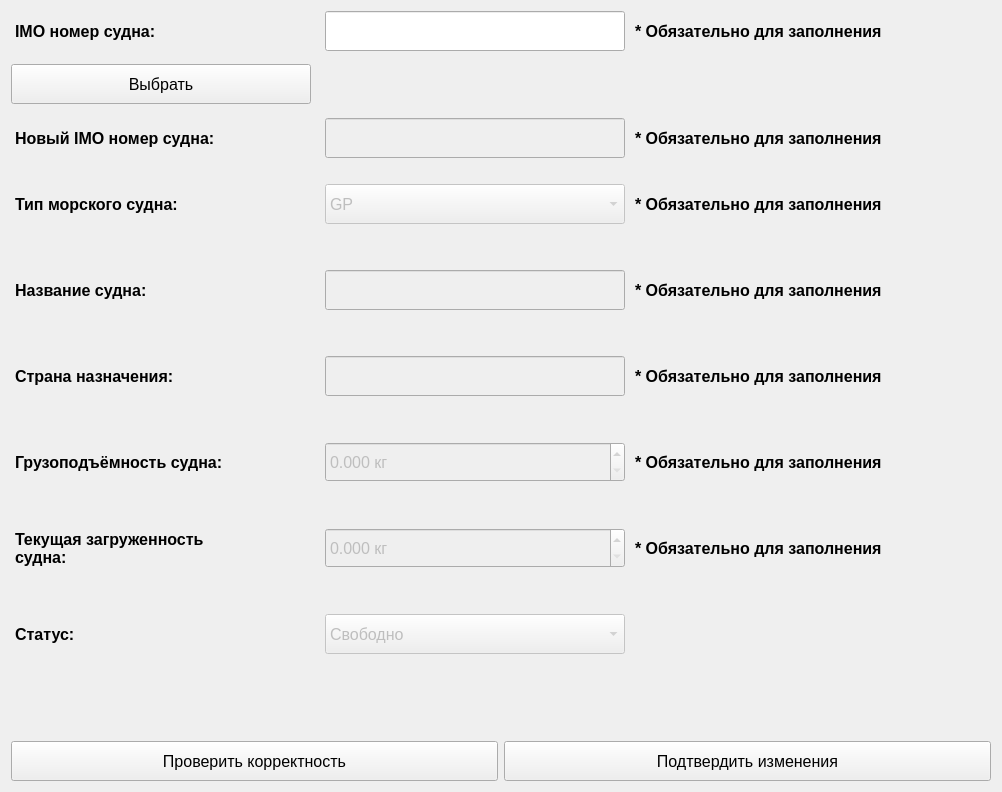
      <widget class="QWidget" name="scrollAreaWidgetContents_8">
       <property name="geometry">
        <rect>
         <x>0</x>
         <y>0</y>
         <width>1002</width>
         <height>792</height>
        </rect>
       </property>
       <layout class="QVBoxLayout" name="verticalLayout_8">
        <item>
         <layout class="QHBoxLayout" name="horizontalLayout_195">
          <item>
           <widget class="QLabel" name="ship_IMO_update_label">
            <property name="sizePolicy">
             <sizepolicy hsizetype="Fixed" vsizetype="Fixed">
              <horstretch>0</horstretch>
              <verstretch>0</verstretch>
             </sizepolicy>
            </property>
            <property name="minimumSize">
             <size>
              <width>300</width>
              <height>40</height>
             </size>
            </property>
            <property name="font">
             <font>
              <pointsize>12</pointsize>
              <bold>true</bold>
             </font>
            </property>
            <property name="text">
             <string>IMO номер судна:</string>
            </property>
           </widget>
          </item>
          <item>
           <widget class="QLineEdit" name="ship_IMO_update_edit">
            <property name="sizePolicy">
             <sizepolicy hsizetype="Fixed" vsizetype="Fixed">
              <horstretch>0</horstretch>
              <verstretch>0</verstretch>
             </sizepolicy>
            </property>
            <property name="minimumSize">
             <size>
              <width>300</width>
              <height>40</height>
             </size>
            </property>
            <property name="font">
             <font>
              <pointsize>12</pointsize>
             </font>
            </property>
           </widget>
          </item>
          <item>
           <widget class="QLabel" name="ship_IMO_update_note_label">
            <property name="sizePolicy">
             <sizepolicy hsizetype="Fixed" vsizetype="Fixed">
              <horstretch>0</horstretch>
              <verstretch>0</verstretch>
             </sizepolicy>
            </property>
            <property name="minimumSize">
             <size>
              <width>350</width>
              <height>40</height>
             </size>
            </property>
            <property name="font">
             <font>
              <pointsize>12</pointsize>
              <bold>true</bold>
             </font>
            </property>
            <property name="text">
             <string>* Обязательно для заполнения</string>
            </property>
           </widget>
          </item>
         </layout>
        </item>
        <item>
         <layout class="QHBoxLayout" name="horizontalLayout_201">
          <item>
           <widget class="QPushButton" name="ship_choose_update_button">
            <property name="enabled">
             <bool>true</bool>
            </property>
            <property name="minimumSize">
             <size>
              <width>300</width>
              <height>40</height>
             </size>
            </property>
            <property name="maximumSize">
             <size>
              <width>300</width>
              <height>16777215</height>
             </size>
            </property>
            <property name="font">
             <font>
              <pointsize>12</pointsize>
             </font>
            </property>
            <property name="text">
             <string>Выбрать</string>
            </property>
           </widget>
          </item>
          <item>
           <widget class="QLabel" name="ship_choose_update_label">
            <property name="minimumSize">
             <size>
              <width>650</width>
              <height>40</height>
             </size>
            </property>
            <property name="font">
             <font>
              <pointsize>12</pointsize>
              <bold>true</bold>
             </font>
            </property>
            <property name="text">
             <string/>
            </property>
           </widget>
          </item>
         </layout>
        </item>
        <item>
         <layout class="QHBoxLayout" name="horizontalLayout_254">
          <item>
           <widget class="QLabel" name="new_IMO_update_label">
            <property name="sizePolicy">
             <sizepolicy hsizetype="Fixed" vsizetype="Fixed">
              <horstretch>0</horstretch>
              <verstretch>0</verstretch>
             </sizepolicy>
            </property>
            <property name="minimumSize">
             <size>
              <width>300</width>
              <height>40</height>
             </size>
            </property>
            <property name="font">
             <font>
              <pointsize>12</pointsize>
              <bold>true</bold>
             </font>
            </property>
            <property name="text">
             <string>Новый IMO номер судна:</string>
            </property>
           </widget>
          </item>
          <item>
           <widget class="QLineEdit" name="new_IMO_update_edit">
            <property name="enabled">
             <bool>false</bool>
            </property>
            <property name="sizePolicy">
             <sizepolicy hsizetype="Fixed" vsizetype="Fixed">
              <horstretch>0</horstretch>
              <verstretch>0</verstretch>
             </sizepolicy>
            </property>
            <property name="minimumSize">
             <size>
              <width>300</width>
              <height>40</height>
             </size>
            </property>
            <property name="font">
             <font>
              <pointsize>12</pointsize>
             </font>
            </property>
           </widget>
          </item>
          <item>
           <widget class="QLabel" name="new_IMO_update_note_label">
            <property name="sizePolicy">
             <sizepolicy hsizetype="Fixed" vsizetype="Fixed">
              <horstretch>0</horstretch>
              <verstretch>0</verstretch>
             </sizepolicy>
            </property>
            <property name="minimumSize">
             <size>
              <width>350</width>
              <height>40</height>
             </size>
            </property>
            <property name="font">
             <font>
              <pointsize>12</pointsize>
              <bold>true</bold>
             </font>
            </property>
            <property name="text">
             <string>* Обязательно для заполнения</string>
            </property>
           </widget>
          </item>
         </layout>
        </item>
        <item>
         <layout class="QHBoxLayout" name="horizontalLayout_248">
          <item>
           <widget class="QLabel" name="ship_type_update_label">
            <property name="sizePolicy">
             <sizepolicy hsizetype="Fixed" vsizetype="Fixed">
              <horstretch>0</horstretch>
              <verstretch>0</verstretch>
             </sizepolicy>
            </property>
            <property name="minimumSize">
             <size>
              <width>300</width>
              <height>80</height>
             </size>
            </property>
            <property name="font">
             <font>
              <pointsize>12</pointsize>
              <bold>true</bold>
             </font>
            </property>
            <property name="text">
             <string>Тип морского судна:</string>
            </property>
           </widget>
          </item>
          <item>
           <widget class="QComboBox" name="ship_type_update_box">
            <property name="enabled">
             <bool>false</bool>
            </property>
            <property name="minimumSize">
             <size>
              <width>300</width>
              <height>40</height>
             </size>
            </property>
            <property name="maximumSize">
             <size>
              <width>300</width>
              <height>40</height>
             </size>
            </property>
            <property name="font">
             <font>
              <pointsize>12</pointsize>
             </font>
            </property>
            <item>
             <property name="text">
              <string>GP</string>
             </property>
            </item>
            <item>
             <property name="text">
              <string>VH</string>
             </property>
            </item>
            <item>
             <property name="text">
              <string>RE</string>
             </property>
            </item>
            <item>
             <property name="text">
              <string>UT</string>
             </property>
            </item>
            <item>
             <property name="text">
              <string>TN</string>
             </property>
            </item>
            <item>
             <property name="text">
              <string>HR</string>
             </property>
            </item>
            <item>
             <property name="text">
              <string>BU</string>
             </property>
            </item>
            <item>
             <property name="text">
              <string>PL</string>
             </property>
            </item>
            <item>
             <property name="text">
              <string>SN</string>
             </property>
            </item>
           </widget>
          </item>
          <item>
           <widget class="QLabel" name="ship_type_update_note_label">
            <property name="sizePolicy">
             <sizepolicy hsizetype="Fixed" vsizetype="Fixed">
              <horstretch>0</horstretch>
              <verstretch>0</verstretch>
             </sizepolicy>
            </property>
            <property name="minimumSize">
             <size>
              <width>350</width>
              <height>40</height>
             </size>
            </property>
            <property name="font">
             <font>
              <pointsize>12</pointsize>
              <bold>true</bold>
             </font>
            </property>
            <property name="text">
             <string>* Обязательно для заполнения</string>
            </property>
           </widget>
          </item>
         </layout>
        </item>
        <item>
         <layout class="QHBoxLayout" name="horizontalLayout_249">
          <item>
           <widget class="QLabel" name="ship_name_update_label">
            <property name="sizePolicy">
             <sizepolicy hsizetype="Fixed" vsizetype="Fixed">
              <horstretch>0</horstretch>
              <verstretch>0</verstretch>
             </sizepolicy>
            </property>
            <property name="minimumSize">
             <size>
              <width>300</width>
              <height>80</height>
             </size>
            </property>
            <property name="font">
             <font>
              <pointsize>12</pointsize>
              <bold>true</bold>
             </font>
            </property>
            <property name="text">
             <string>Название судна:</string>
            </property>
           </widget>
          </item>
          <item>
           <widget class="QLineEdit" name="ship_name_update_edit">
            <property name="enabled">
             <bool>false</bool>
            </property>
            <property name="sizePolicy">
             <sizepolicy hsizetype="Fixed" vsizetype="Fixed">
              <horstretch>0</horstretch>
              <verstretch>0</verstretch>
             </sizepolicy>
            </property>
            <property name="minimumSize">
             <size>
              <width>300</width>
              <height>40</height>
             </size>
            </property>
            <property name="font">
             <font>
              <pointsize>12</pointsize>
             </font>
            </property>
           </widget>
          </item>
          <item>
           <widget class="QLabel" name="ship_name_update_note_label">
            <property name="sizePolicy">
             <sizepolicy hsizetype="Fixed" vsizetype="Fixed">
              <horstretch>0</horstretch>
              <verstretch>0</verstretch>
             </sizepolicy>
            </property>
            <property name="minimumSize">
             <size>
              <width>350</width>
              <height>40</height>
             </size>
            </property>
            <property name="font">
             <font>
              <pointsize>12</pointsize>
              <bold>true</bold>
             </font>
            </property>
            <property name="text">
             <string>* Обязательно для заполнения</string>
            </property>
           </widget>
          </item>
         </layout>
        </item>
        <item>
         <layout class="QHBoxLayout" name="horizontalLayout_250">
          <item>
           <widget class="QLabel" name="ship_country_update_label">
            <property name="sizePolicy">
             <sizepolicy hsizetype="Fixed" vsizetype="Fixed">
              <horstretch>0</horstretch>
              <verstretch>0</verstretch>
             </sizepolicy>
            </property>
            <property name="minimumSize">
             <size>
              <width>300</width>
              <height>80</height>
             </size>
            </property>
            <property name="font">
             <font>
              <pointsize>12</pointsize>
              <bold>true</bold>
             </font>
            </property>
            <property name="text">
             <string>Страна назначения:</string>
            </property>
           </widget>
          </item>
          <item>
           <widget class="QLineEdit" name="ship_country_update_edit">
            <property name="enabled">
             <bool>false</bool>
            </property>
            <property name="sizePolicy">
             <sizepolicy hsizetype="Fixed" vsizetype="Fixed">
              <horstretch>0</horstretch>
              <verstretch>0</verstretch>
             </sizepolicy>
            </property>
            <property name="minimumSize">
             <size>
              <width>300</width>
              <height>40</height>
             </size>
            </property>
            <property name="font">
             <font>
              <pointsize>12</pointsize>
             </font>
            </property>
           </widget>
          </item>
          <item>
           <widget class="QLabel" name="ship_country_update_note_label">
            <property name="sizePolicy">
             <sizepolicy hsizetype="Fixed" vsizetype="Fixed">
              <horstretch>0</horstretch>
              <verstretch>0</verstretch>
             </sizepolicy>
            </property>
            <property name="minimumSize">
             <size>
              <width>350</width>
              <height>40</height>
             </size>
            </property>
            <property name="font">
             <font>
              <pointsize>12</pointsize>
              <bold>true</bold>
             </font>
            </property>
            <property name="text">
             <string>* Обязательно для заполнения</string>
            </property>
           </widget>
          </item>
         </layout>
        </item>
        <item>
         <layout class="QHBoxLayout" name="horizontalLayout_251">
          <item>
           <widget class="QLabel" name="ship_carrying_update_label">
            <property name="sizePolicy">
             <sizepolicy hsizetype="Fixed" vsizetype="Fixed">
              <horstretch>0</horstretch>
              <verstretch>0</verstretch>
             </sizepolicy>
            </property>
            <property name="minimumSize">
             <size>
              <width>300</width>
              <height>80</height>
             </size>
            </property>
            <property name="font">
             <font>
              <pointsize>12</pointsize>
              <bold>true</bold>
             </font>
            </property>
            <property name="text">
             <string>Грузоподъёмность судна:</string>
            </property>
           </widget>
          </item>
          <item>
           <widget class="QDoubleSpinBox" name="ship_carrying_update_spin">
            <property name="enabled">
             <bool>false</bool>
            </property>
            <property name="minimumSize">
             <size>
              <width>300</width>
              <height>40</height>
             </size>
            </property>
            <property name="maximumSize">
             <size>
              <width>300</width>
              <height>16777215</height>
             </size>
            </property>
            <property name="baseSize">
             <size>
              <width>300</width>
              <height>0</height>
             </size>
            </property>
            <property name="font">
             <font>
              <pointsize>12</pointsize>
             </font>
            </property>
            <property name="buttonSymbols">
             <enum>QAbstractSpinBox::ButtonSymbols::UpDownArrows</enum>
            </property>
            <property name="suffix">
             <string> кг</string>
            </property>
            <property name="decimals">
             <number>3</number>
            </property>
            <property name="maximum">
             <double>10000000.000000000000000</double>
            </property>
            <property name="singleStep">
             <double>0.001000000000000</double>
            </property>
           </widget>
          </item>
          <item>
           <widget class="QLabel" name="ship_carrying_update_note_label">
            <property name="sizePolicy">
             <sizepolicy hsizetype="Fixed" vsizetype="Fixed">
              <horstretch>0</horstretch>
              <verstretch>0</verstretch>
             </sizepolicy>
            </property>
            <property name="minimumSize">
             <size>
              <width>350</width>
              <height>40</height>
             </size>
            </property>
            <property name="font">
             <font>
              <pointsize>12</pointsize>
              <bold>true</bold>
             </font>
            </property>
            <property name="text">
             <string>* Обязательно для заполнения</string>
            </property>
           </widget>
          </item>
         </layout>
        </item>
        <item>
         <layout class="QHBoxLayout" name="horizontalLayout_252">
          <item>
           <widget class="QLabel" name="workload_update_label">
            <property name="sizePolicy">
             <sizepolicy hsizetype="Fixed" vsizetype="Fixed">
              <horstretch>0</horstretch>
              <verstretch>0</verstretch>
             </sizepolicy>
            </property>
            <property name="minimumSize">
             <size>
              <width>300</width>
              <height>80</height>
             </size>
            </property>
            <property name="font">
             <font>
              <pointsize>12</pointsize>
              <bold>true</bold>
             </font>
            </property>
            <property name="text">
             <string>Текущая загруженность
судна:</string>
            </property>
           </widget>
          </item>
          <item>
           <widget class="QDoubleSpinBox" name="workload_update_spin">
            <property name="enabled">
             <bool>false</bool>
            </property>
            <property name="minimumSize">
             <size>
              <width>300</width>
              <height>40</height>
             </size>
            </property>
            <property name="maximumSize">
             <size>
              <width>300</width>
              <height>16777215</height>
             </size>
            </property>
            <property name="baseSize">
             <size>
              <width>300</width>
              <height>0</height>
             </size>
            </property>
            <property name="font">
             <font>
              <pointsize>12</pointsize>
             </font>
            </property>
            <property name="buttonSymbols">
             <enum>QAbstractSpinBox::ButtonSymbols::UpDownArrows</enum>
            </property>
            <property name="suffix">
             <string> кг</string>
            </property>
            <property name="decimals">
             <number>3</number>
            </property>
            <property name="maximum">
             <double>10000000.000000000000000</double>
            </property>
            <property name="singleStep">
             <double>0.001000000000000</double>
            </property>
           </widget>
          </item>
          <item>
           <widget class="QLabel" name="workload_update_note_label">
            <property name="sizePolicy">
             <sizepolicy hsizetype="Fixed" vsizetype="Fixed">
              <horstretch>0</horstretch>
              <verstretch>0</verstretch>
             </sizepolicy>
            </property>
            <property name="minimumSize">
             <size>
              <width>350</width>
              <height>40</height>
             </size>
            </property>
            <property name="font">
             <font>
              <pointsize>12</pointsize>
              <bold>true</bold>
             </font>
            </property>
            <property name="text">
             <string>* Обязательно для заполнения</string>
            </property>
           </widget>
          </item>
         </layout>
        </item>
        <item>
         <layout class="QHBoxLayout" name="horizontalLayout_253">
          <item>
           <widget class="QLabel" name="ship_status_update_label">
            <property name="sizePolicy">
             <sizepolicy hsizetype="Fixed" vsizetype="Fixed">
              <horstretch>0</horstretch>
              <verstretch>0</verstretch>
             </sizepolicy>
            </property>
            <property name="minimumSize">
             <size>
              <width>300</width>
              <height>80</height>
             </size>
            </property>
            <property name="font">
             <font>
              <pointsize>12</pointsize>
              <bold>true</bold>
             </font>
            </property>
            <property name="text">
             <string>Статус:</string>
            </property>
           </widget>
          </item>
          <item>
           <widget class="QComboBox" name="ship_status_update_box">
            <property name="enabled">
             <bool>false</bool>
            </property>
            <property name="minimumSize">
             <size>
              <width>300</width>
              <height>40</height>
             </size>
            </property>
            <property name="maximumSize">
             <size>
              <width>300</width>
              <height>16777215</height>
             </size>
            </property>
            <property name="baseSize">
             <size>
              <width>300</width>
              <height>0</height>
             </size>
            </property>
            <property name="font">
             <font>
              <pointsize>12</pointsize>
             </font>
            </property>
            <property name="editable">
             <bool>false</bool>
            </property>
            <item>
             <property name="text">
              <string>Свободно</string>
             </property>
            </item>
            <item>
             <property name="text">
              <string>Погрузка</string>
             </property>
            </item>
            <item>
             <property name="text">
              <string>Уплыло</string>
             </property>
            </item>
           </widget>
          </item>
          <item>
           <widget class="QLabel" name="ship_status_update_note_label">
            <property name="sizePolicy">
             <sizepolicy hsizetype="Fixed" vsizetype="Fixed">
              <horstretch>0</horstretch>
              <verstretch>0</verstretch>
             </sizepolicy>
            </property>
            <property name="minimumSize">
             <size>
              <width>350</width>
              <height>40</height>
             </size>
            </property>
            <property name="font">
             <font>
              <pointsize>12</pointsize>
              <bold>true</bold>
             </font>
            </property>
            <property name="text">
             <string/>
            </property>
           </widget>
          </item>
         </layout>
        </item>
        <item>
         <widget class="QLabel" name="space_5_label">
          <property name="minimumSize">
           <size>
            <width>0</width>
            <height>40</height>
           </size>
          </property>
          <property name="font">
           <font>
            <pointsize>12</pointsize>
            <bold>true</bold>
           </font>
          </property>
          <property name="text">
           <string/>
          </property>
         </widget>
        </item>
        <item>
         <layout class="QHBoxLayout" name="horizontalLayout_6">
          <item>
           <widget class="QPushButton" name="ship_check_update_button">
            <property name="minimumSize">
             <size>
              <width>300</width>
              <height>40</height>
             </size>
            </property>
            <property name="font">
             <font>
              <pointsize>12</pointsize>
             </font>
            </property>
            <property name="text">
             <string>Проверить корректность</string>
            </property>
           </widget>
          </item>
          <item>
           <widget class="QPushButton" name="ship_update_button">
            <property name="minimumSize">
             <size>
              <width>300</width>
              <height>40</height>
             </size>
            </property>
            <property name="font">
             <font>
              <pointsize>12</pointsize>
             </font>
            </property>
            <property name="text">
             <string>Подтвердить изменения</string>
            </property>
           </widget>
          </item>
         </layout>
        </item>
       </layout>
      </widget>
